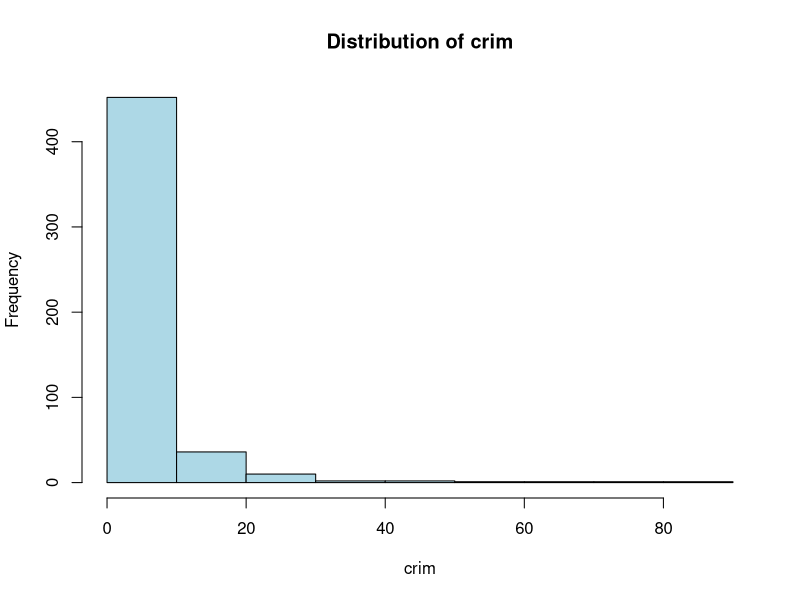
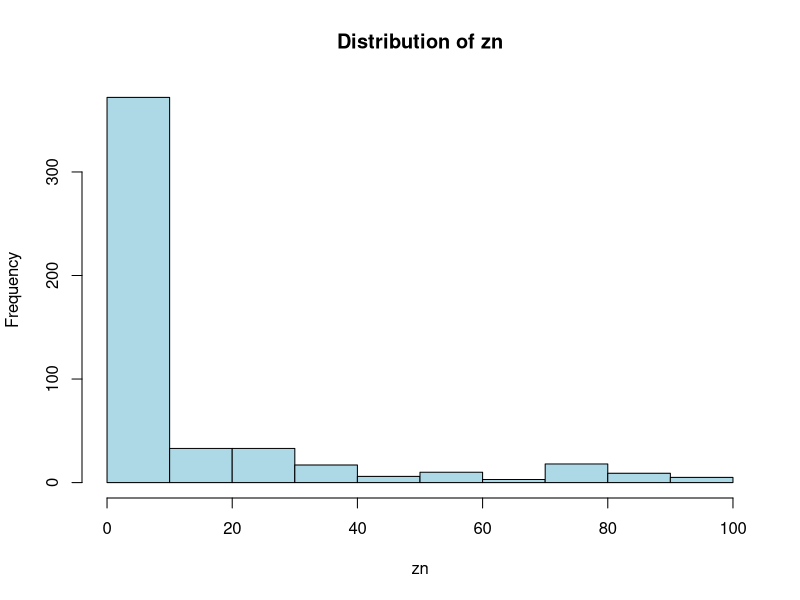
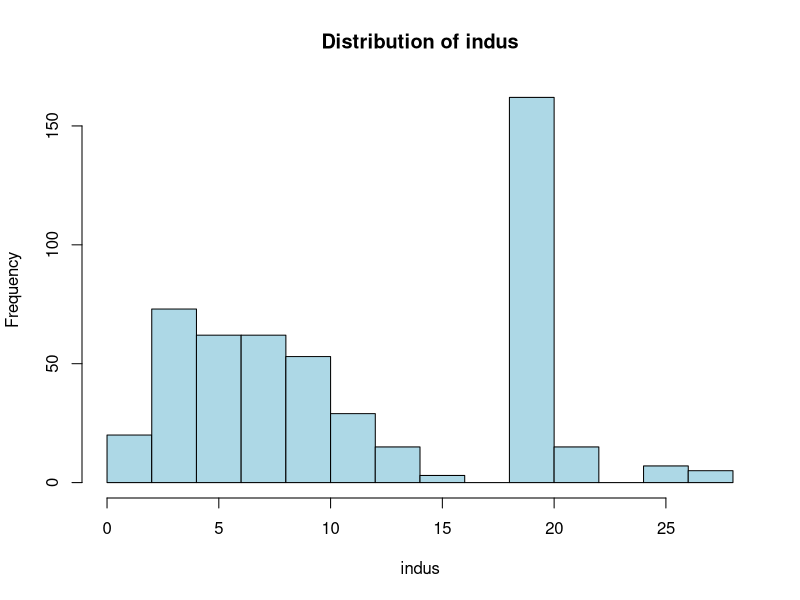
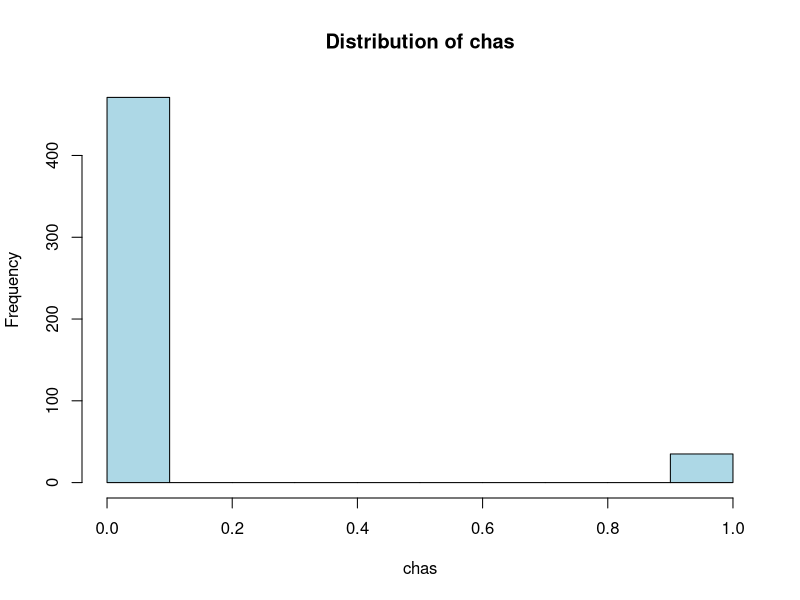
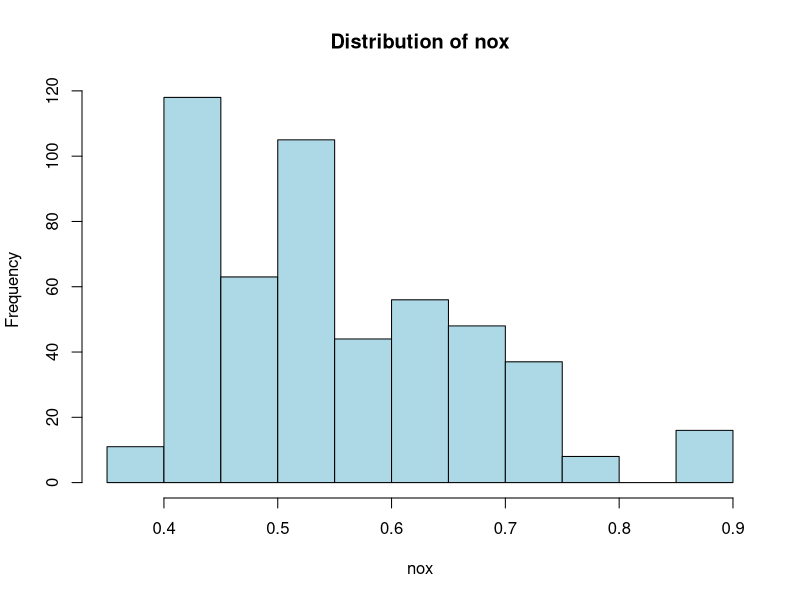
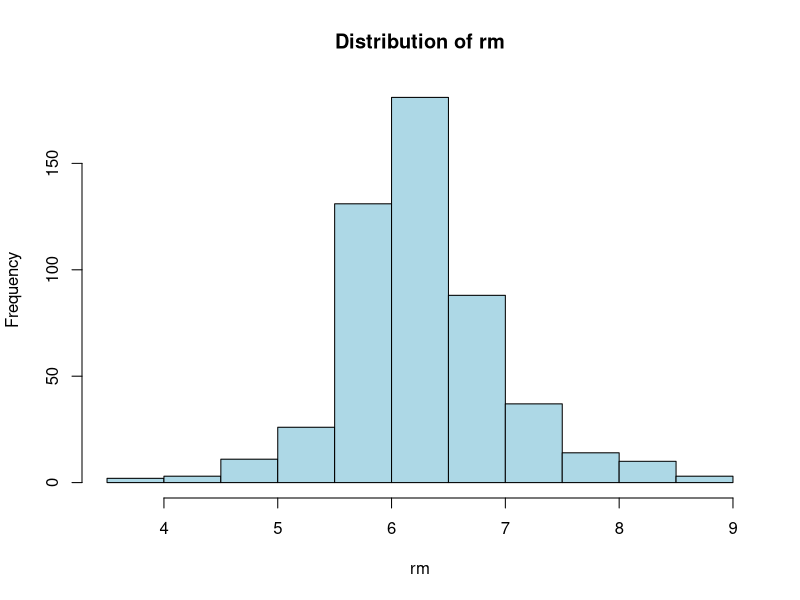
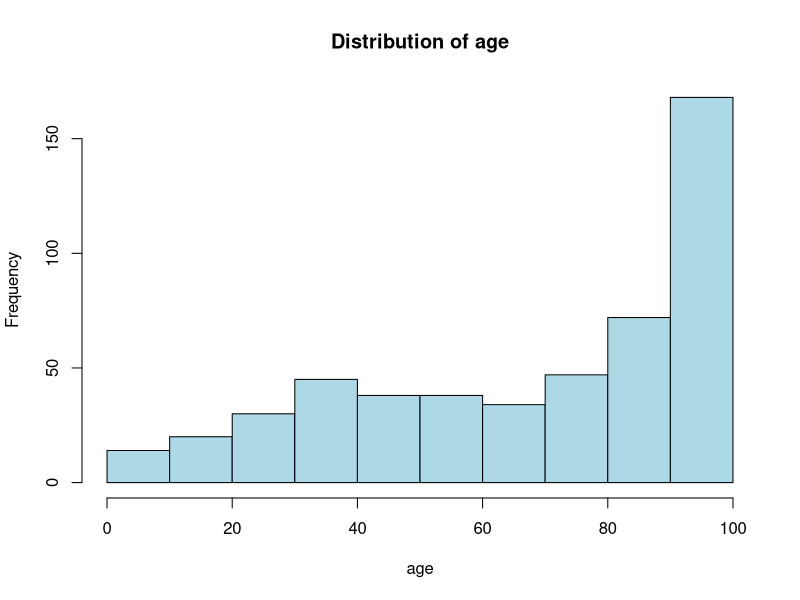
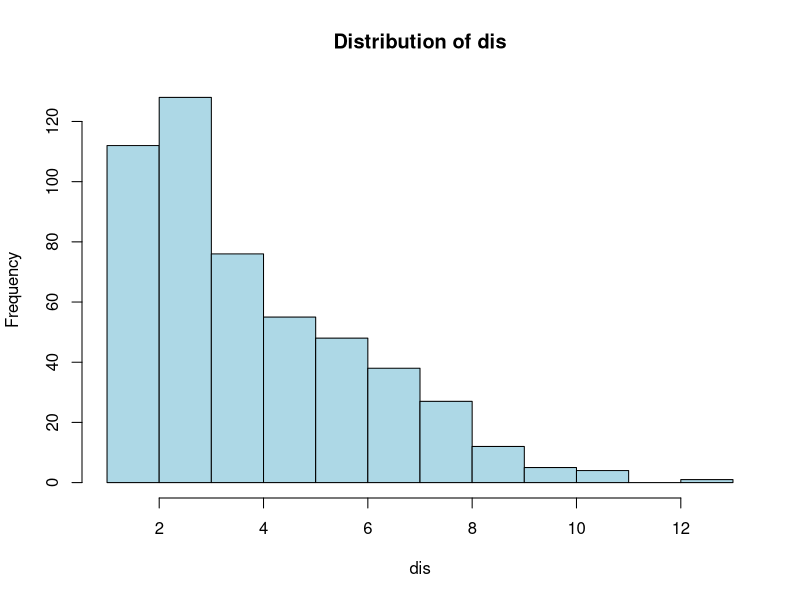

These charts were generated, in order, by the following R code:
# Set CRAN mirror
chooseCRANmirror(ind=1)
# or alternatively:
# options(repos = c(CRAN = "https://cloud.r-project.org"))

install.packages("MASS")
install.packages("ggplot2")
install.packages("corrplot")

library(MASS)
library(ggplot2)
library(corrplot)

# load dataset
data("Boston")
head(Boston)

# data exploration
str(Boston)
summary(Boston)

# missing values
sum(is.na(Boston))

# data visualization - hist for freq dist of all
for (variable in names(Boston)) {
  hist(Boston[[variable]], main = paste("Distribution of", variable), 
       col = "lightblue", xlab = variable)
}

# - scatter plot for realtionship: each vs medv
for (variable in names(Boston)[-14]) { # take out medv (14th column)
  plot(Boston[[variable]], Boston$medv, 
       xlab = variable, ylab = "Median Value (medv)", 
       main = paste(variable, "vs medv"))
}

# - correlation matrix
correlation_matrix <- cor(Boston)
corrplot(correlation_matrix, method = "color", tl.cex = 0.8)

# regression analysis
linear_model <- lm(medv ~ ., data = Boston)
summary(linear_model)

# Prediction
predicted_values <- predict(linear_model, newdata = Boston)

# actual vs predicted
results <- data.frame(Actual = Boston$medv, Predicted = predicted_values)
head(results)

# model eval
mse <- mean((results$Actual - results$Predicted)^2)
cat("Mean Squared Error (MSE):", mse, "\n")
r_squared <- summary(linear_model)$r.squared
cat("R-squared:", r_squared, "\n")

# plot predictions
ggplot(results, aes(x = Actual, y = Predicted)) +
  geom_point(color = "olivedrab") +
  geom_abline(intercept = 0, slope = 1, color = "peru", linetype = "dashed") +
  labs(title = "Actual vs Predicted Median Home Values",
       x = "Actual Median Value",
       y = "Predicted Median Value") +
  theme_minimal()